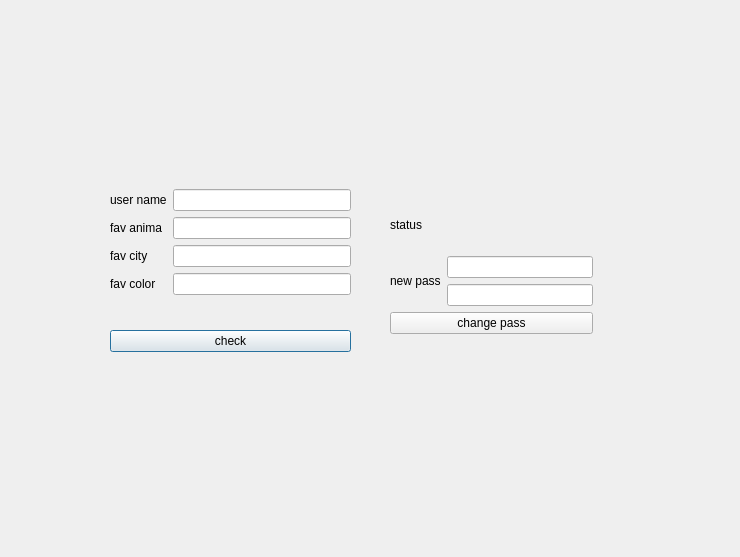
<?xml version="1.0" encoding="UTF-8"?>
<ui version="4.0">
 <class>ForgotPass</class>
 <widget class="QDialog" name="ForgotPass">
  <property name="geometry">
   <rect>
    <x>0</x>
    <y>0</y>
    <width>740</width>
    <height>557</height>
   </rect>
  </property>
  <property name="windowTitle">
   <string>Dialog</string>
  </property>
  <widget class="QWidget" name="layoutWidget">
   <property name="geometry">
    <rect>
     <x>110</x>
     <y>160</y>
     <width>241</width>
     <height>221</height>
    </rect>
   </property>
   <layout class="QVBoxLayout" name="verticalLayout_3">
    <item>
     <layout class="QHBoxLayout" name="horizontalLayout">
      <item>
       <layout class="QVBoxLayout" name="verticalLayout_2">
        <item>
         <widget class="QLabel" name="label_user_name">
          <property name="text">
           <string>user name</string>
          </property>
         </widget>
        </item>
        <item>
         <widget class="QLabel" name="label_fav_animal">
          <property name="text">
           <string>fav anima</string>
          </property>
         </widget>
        </item>
        <item>
         <widget class="QLabel" name="label_fav_city">
          <property name="text">
           <string>fav city</string>
          </property>
         </widget>
        </item>
        <item>
         <widget class="QLabel" name="label_fav_color">
          <property name="text">
           <string>fav color</string>
          </property>
         </widget>
        </item>
       </layout>
      </item>
      <item>
       <layout class="QVBoxLayout" name="verticalLayout">
        <item>
         <widget class="QLineEdit" name="lineEdit_get_user_name"/>
        </item>
        <item>
         <widget class="QLineEdit" name="lineEdit_get_fav_animal"/>
        </item>
        <item>
         <widget class="QLineEdit" name="lineEdit_get_fav_city"/>
        </item>
        <item>
         <widget class="QLineEdit" name="lineEdit_get_fav_color"/>
        </item>
       </layout>
      </item>
     </layout>
    </item>
    <item>
     <widget class="QPushButton" name="pushButton">
      <property name="text">
       <string>check</string>
      </property>
     </widget>
    </item>
   </layout>
  </widget>
  <widget class="QWidget" name="layoutWidget">
   <property name="geometry">
    <rect>
     <x>390</x>
     <y>200</y>
     <width>203</width>
     <height>134</height>
    </rect>
   </property>
   <layout class="QVBoxLayout" name="verticalLayout_6">
    <item>
     <widget class="QLabel" name="label_pass_status">
      <property name="text">
       <string>status</string>
      </property>
     </widget>
    </item>
    <item>
     <layout class="QHBoxLayout" name="horizontalLayout_2">
      <item>
       <layout class="QVBoxLayout" name="verticalLayout_5">
        <item>
         <widget class="QLabel" name="label_new_pass">
          <property name="text">
           <string>new pass</string>
          </property>
         </widget>
        </item>
       </layout>
      </item>
      <item>
       <layout class="QVBoxLayout" name="verticalLayout_4">
        <item>
         <widget class="QLineEdit" name="lineEdit_new_pass_1"/>
        </item>
        <item>
         <widget class="QLineEdit" name="lineEdit_new_pass_2"/>
        </item>
       </layout>
      </item>
     </layout>
    </item>
    <item>
     <widget class="QPushButton" name="pushButton_change_pass_word">
      <property name="text">
       <string>change pass</string>
      </property>
     </widget>
    </item>
   </layout>
  </widget>
 </widget>
 <resources/>
 <connections/>
</ui>
